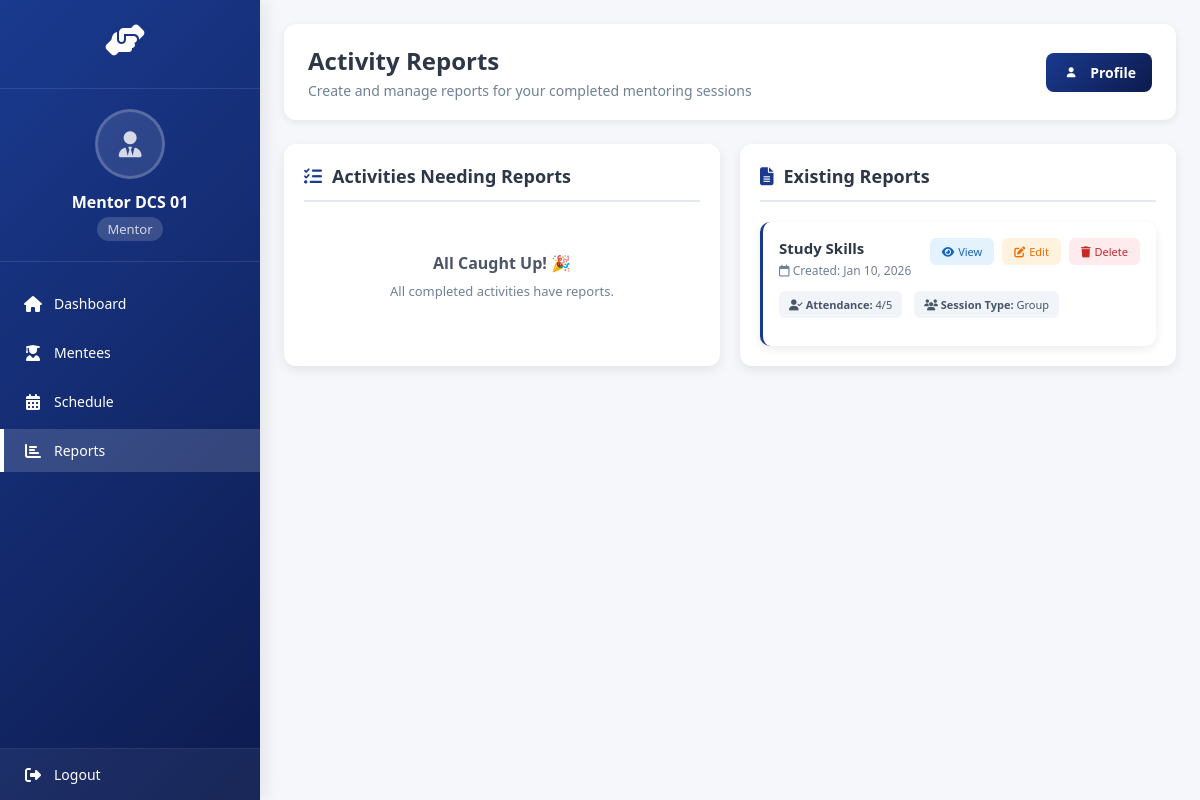
Page /mmms/mentor/reports/ (signed in) on the committed database.
### system/models.py (models this page shows, shortened)
class Mentor(models.Model):
    user = models.OneToOneField(settings.AUTH_USER_MODEL, on_delete=models.CASCADE)
    profile_picture = models.ImageField(upload_to='mentor_profile_pictures/', null=True, blank=True)
    MentorID = models.CharField(max_length=12, primary_key=True)
    MentorName = models.CharField(max_length=100)
    MentorEmail = models.EmailField()
    MentorPhone = models.CharField(max_length=15)
    MentorIC = models.CharField(max_length=15)
    MentorAddress = models.CharField(max_length=255)
    MentorPostcode = models.CharField(max_length=10)
    MentorCity = models.CharField(max_length=50)
    MentorState = models.CharField(max_length=50)
    MentorRace = models.CharField(max_length=50)
    MentorReligion = models.CharField(max_length=50)
    MentorDepartment = models.CharField(max_length=100)
    MaxMentees = models.IntegerField(default=20)
    CurrentMentees = models.IntegerField(default=0)
    MentorJoinDate = models.DateField()

class ActivityReport(models.Model):
    activity = models.OneToOneField(Activity, on_delete=models.CASCADE)
    report_file = models.FileField(upload_to='activity_reports/', blank=True, null=True)
    summary = models.TextField(blank=True)
    attendance_summary = models.TextField(blank=True)  # Add attendance summary
    total_attendees = models.IntegerField(default=0)   # Add total attendees count
    present_count = models.IntegerField(default=0)
    created_at = models.DateTimeField(auto_now_add=True)
    updated_at = models.DateTimeField(auto_now=True)

class Activity(models.Model):
    ACTIVITY_TYPES = (
        ('mentoring', 'Mentoring Session'),
        ('workshop', 'Workshop'),
        ('seminar', 'Seminar'),
        ('meeting', 'Meeting'),
        ('other', 'Other'),
    )
    ActivityID = models.CharField(max_length=20, primary_key=True)
    ActivityName = models.CharField(max_length=200)
    ActivityType = models.CharField(max_length=20, choices=ACTIVITY_TYPES)
    Description = models.TextField(blank=True)
    Date = models.DateField()
    StartTime = models.TimeField()
    EndTime = models.TimeField()
    Location = models.CharField(max_length=200)
    CreatedBy = models.ForeignKey(settings.AUTH_USER_MODEL, on_delete=models.CASCADE)
    CreatedAt = models.DateTimeField(auto_now_add=True)
    IsMentoringSession = models.BooleanField(default=False)
    PrimaryMentor = models.ForeignKey('Mentor', on_delete=models.CASCADE, null=True, blank=True,
                                     related_name='primary_activities')
    AdditionalMentors = models.ManyToManyField('Mentor', blank=True,
                                              related_name='additional_activities')
    Attendees = models.ManyToManyField(Mentee, through='Attendance')
    @property
    def Mentor(self):
        """Backward compatibility property - returns primary mentor"""
        return self.PrimaryMentor

class MentoringSession(models.Model):
    SESSION_TYPES = (
        ('individual', 'Individual'),
        ('group', 'Group'),
    )
    activity = models.OneToOneField(Activity, on_delete=models.CASCADE)
    session_type = models.CharField(max_length=20, choices=SESSION_TYPES, default='individual')
    topic = models.CharField(max_length=200)
    materials = models.FileField(upload_to='session_materials/', blank=True, null=True)
    completed = models.BooleanField(default=False)
    completion_date = models.DateTimeField(null=True, blank=True)

### system/views.py (the view)
# urls.py: path('mentor/reports/', views.activity_report, name='activity_report'),
@login_required
def activity_report(request):
    if request.user.role != 'mentor':
        messages.error(request, 'Access denied. Mentor role required.')
        return redirect('homepage')
    mentor = get_object_or_404(Mentor, user=request.user)
    reportable_activities = Activity.objects.filter(
        IsMentoringSession=True,
        PrimaryMentor=mentor,  # Changed from Mentor to PrimaryMentor
        mentoringsession__completed=True
    ).order_by('-Date')
    existing_reports = []
    reports = ActivityReport.objects.filter(
        activity__in=reportable_activities
    ).select_related('activity')
    for report in reports:
        attendance_records = Attendance.objects.filter(activity=report.activity)
        total_attendees = attendance_records.count()
        present_count = attendance_records.filter(attended=True).count()
        report.total_attendees = total_attendees
        report.present_count = present_count
        existing_reports.append(report)
    activities_without_reports = reportable_activities.exclude(
        activityreport__isnull=False
    )
    context = {
        'mentor': mentor,
        'existing_reports': existing_reports,
        'activities_without_reports': activities_without_reports,
    }
    return render(request, 'activity_report.html', context)

### system/templates/activity_report.html (shortened to what this page needs)
<!DOCTYPE html>
<html lang="en">
<head>
    <link rel="stylesheet" href="https://cdnjs.cloudflare.com/ajax/libs/font-awesome/6.4.0/css/all.min.css">
</head>
<body>
    <div class="sidebar">
        <div class="logo-section">
            <div class="logo">
                <i class="fas fa-hands-helping"></i>
            </div>
        </div>
        <div class="user-info">
            <div class="user-avatar">
                {% if mentor.profile_picture %}
                    <img src="{{ mentor.profile_picture.url }}" alt="Profile Picture" id="sidebarProfilePic">
                    <i class="fas fa-user-tie" id="sidebarProfileIcon" style="display: none;"></i>
                {% else %}
                    <i class="fas fa-user-tie" id="sidebarProfileIcon"></i>
                {% endif %}
            </div>
            <div class="user-name">{{ mentor.MentorName }}</div>
            <div class="user-role">Mentor</div>
        </div>
        <ul class="nav-menu">
            <li class="nav-item">
                <a href="{% url 'mentor_homepage' %}" class="nav-link">
                    <i class="fas fa-home"></i>
                    <span class="nav-text">Dashboard</span>
                </a>
            </li>
            <li class="nav-item">
                <a href="{% url 'view_assigned_mentees' %}" class="nav-link">
                    <i class="fas fa-user-graduate"></i>
                    <span class="nav-text">Mentees</span>
                </a>
            </li>
            <li class="nav-item">
                <a href="{% url 'mentoring_schedule' %}" class="nav-link">
                    <i class="fas fa-calendar-alt"></i>
                    <span class="nav-text">Schedule</span>
                </a>
            </li>
            <li class="nav-item">
                <a href="{% url 'activity_report' %}" class="nav-link active">
                    <i class="fas fa-chart-bar"></i>
                    <span class="nav-text">Reports</span>
                </a>
            </li>
        </ul>
        <div class="sidebar-footer">
            <div class="nav-item logout-item">
                <a href="{% url 'logout' %}" class="logout-link">
                    <i class="fas fa-sign-out-alt"></i>
                    <span class="nav-text">Logout</span>
                </a>
            </div>
        </div>
    </div>
    <div class="main-content">
        <div class="content-header">
            <div>
                <h1>Activity Reports</h1>
                <p>Create and manage reports for your completed mentoring sessions</p>
            </div>
            <div class="profile-section">
                <a href="{% url 'mentor_update_profile' %}" class="profile-btn">
                    <div class="profile-avatar">
                        <i class="fas fa-user"></i>
                    </div>
                    <span>Profile</span>
                </a>
            </div>
        </div>
        <div class="sections-container">
            <div class="section">
                <h2 class="section-title">
                    <i class="fas fa-tasks"></i>
                    Activities Needing Reports
                </h2>
                {% if activities_without_reports %}
                <div class="activity-list">
                    {% for activity in activities_without_reports %}
                    <div class="activity-item">
                        <div class="activity-name">{{ activity.ActivityName }}</div>
                        <div class="activity-details">
                            <i class="far fa-calendar"></i> {{ activity.Date }} |
                            <i class="far fa-clock"></i> {{ activity.StartTime }} - {{ activity.EndTime }}<br>
                            <i class="fas fa-map-marker-alt"></i> {{ activity.Location }}
                        </div>
                        <div class="activity-actions">
                            <a href="{% url 'create_activity_report' activity.ActivityID %}" class="btn btn-success">
                                <i class="fas fa-plus"></i> Create Report
                            </a>
                        </div>
                    </div>
                    {% endfor %}
                </div>
                {% else %}
                <div class="no-data">
                    <h3>All Caught Up! 🎉</h3>
                    <p>All completed activities have reports.</p>
                </div>
                {% endif %}
            </div>
            <div class="section">
                <h2 class="section-title">
                    <i class="fas fa-file-alt"></i>
                    Existing Reports
                </h2>
                {% if existing_reports %}
                <div class="reports-list">
                    {% for report in existing_reports %}
                    <div class="report-card">
                        <div class="report-header">
                            <div>
                                <div class="report-title">{{ report.activity.ActivityName }}</div>
                                <div class="report-date">
                                    <i class="far fa-calendar"></i> Created: {{ report.created_at|date:"M d, Y" }}
                                </div>
                            </div>
                            <div class="activity-actions">
                                <a href="{% url 'view_activity_report' report.activity.ActivityID %}" class="btn btn-primary">
                                    <i class="fas fa-eye"></i> View
                                </a>
                                <a href="{% url 'edit_activity_report' report.activity.ActivityID %}" class="btn btn-warning">
                                    <i class="fas fa-edit"></i> Edit
                                </a>
                                <form method="POST" action="{% url 'delete_activity_report' report.activity.ActivityID %}" style="display: inline;">
                                    <button type="submit" class="btn btn-danger" onclick="return confirmDelete(event)">
                                        <i class="fas fa-trash"></i> Delete
                                    </button>
                                </form>
                            </div>
                        </div>
                        <div class="report-stats">
                            <div class="stat-badge">
                                <i class="fas fa-user-check"></i>
                                <strong>Attendance:</strong> {{ report.present_count }}/{{ report.total_attendees }}
                            </div>
                            <div class="stat-badge">
                                <i class="fas fa-users"></i>
                                <strong>Session Type:</strong> {{ report.activity.mentoringsession.get_session_type_display }}
                            </div>
                        </div>
                    </div>
                    {% endfor %}
                </div>
                {% else %}
                <div class="no-data">
                    <h3>No Reports Yet</h3>
                    <p>Create your first report for a completed activity.</p>
                </div>
                {% endif %}
            </div>
        </div>
    </div>
</body>
</html>

### rows in the picture
Mentor: MentorName "Mentor DCS 01"
ActivityReport: activity.ActivityName "Study Skills", created_at "Jan 10, 2026", present_count "4", total_attendees "5", activity.mentoringsession.session_type "Group"
